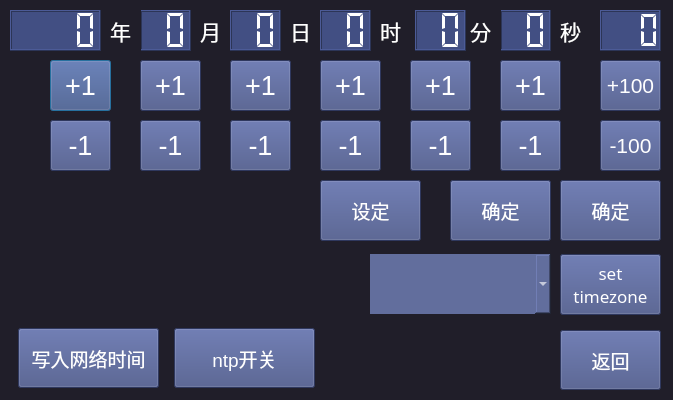
<?xml version="1.0" encoding="UTF-8"?>
<ui version="4.0">
 <class>timeSetting</class>
 <widget class="QDialog" name="timeSetting">
  <property name="geometry">
   <rect>
    <x>0</x>
    <y>0</y>
    <width>673</width>
    <height>400</height>
   </rect>
  </property>
  <property name="sizePolicy">
   <sizepolicy hsizetype="Fixed" vsizetype="Fixed">
    <horstretch>0</horstretch>
    <verstretch>0</verstretch>
   </sizepolicy>
  </property>
  <property name="windowTitle">
   <string>设定时间</string>
  </property>
  <property name="styleSheet">
   <string notr="true">background-color: rgb(32, 30, 41);
color: rgb(255, 255, 255);</string>
  </property>
  <widget class="QLCDNumber" name="lcdNumber_sec">
   <property name="geometry">
    <rect>
     <x>500</x>
     <y>10</y>
     <width>51</width>
     <height>41</height>
    </rect>
   </property>
   <property name="styleSheet">
    <string notr="true">background-color: rgb(66, 79, 131);</string>
   </property>
   <property name="smallDecimalPoint">
    <bool>false</bool>
   </property>
   <property name="digitCount">
    <number>2</number>
   </property>
   <property name="segmentStyle">
    <enum>QLCDNumber::Flat</enum>
   </property>
  </widget>
  <widget class="QLCDNumber" name="lcdNumber_month">
   <property name="geometry">
    <rect>
     <x>140</x>
     <y>10</y>
     <width>51</width>
     <height>41</height>
    </rect>
   </property>
   <property name="styleSheet">
    <string notr="true">background-color: rgb(66, 79, 131);</string>
   </property>
   <property name="smallDecimalPoint">
    <bool>false</bool>
   </property>
   <property name="digitCount">
    <number>2</number>
   </property>
   <property name="segmentStyle">
    <enum>QLCDNumber::Flat</enum>
   </property>
  </widget>
  <widget class="QLabel" name="label">
   <property name="geometry">
    <rect>
     <x>110</x>
     <y>10</y>
     <width>31</width>
     <height>41</height>
    </rect>
   </property>
   <property name="font">
    <font>
     <pointsize>16</pointsize>
    </font>
   </property>
   <property name="text">
    <string>年</string>
   </property>
  </widget>
  <widget class="QLabel" name="label_2">
   <property name="geometry">
    <rect>
     <x>200</x>
     <y>10</y>
     <width>41</width>
     <height>41</height>
    </rect>
   </property>
   <property name="font">
    <font>
     <pointsize>16</pointsize>
    </font>
   </property>
   <property name="text">
    <string>月</string>
   </property>
  </widget>
  <widget class="QLabel" name="label_4">
   <property name="geometry">
    <rect>
     <x>380</x>
     <y>10</y>
     <width>41</width>
     <height>41</height>
    </rect>
   </property>
   <property name="font">
    <font>
     <pointsize>16</pointsize>
    </font>
   </property>
   <property name="text">
    <string>时</string>
   </property>
  </widget>
  <widget class="QLabel" name="label_5">
   <property name="geometry">
    <rect>
     <x>470</x>
     <y>10</y>
     <width>31</width>
     <height>41</height>
    </rect>
   </property>
   <property name="font">
    <font>
     <pointsize>16</pointsize>
    </font>
   </property>
   <property name="text">
    <string>分</string>
   </property>
  </widget>
  <widget class="QLabel" name="label_6">
   <property name="geometry">
    <rect>
     <x>560</x>
     <y>10</y>
     <width>41</width>
     <height>41</height>
    </rect>
   </property>
   <property name="font">
    <font>
     <pointsize>16</pointsize>
    </font>
   </property>
   <property name="text">
    <string>秒</string>
   </property>
  </widget>
  <widget class="QLCDNumber" name="lcdNumber_day">
   <property name="geometry">
    <rect>
     <x>230</x>
     <y>10</y>
     <width>51</width>
     <height>41</height>
    </rect>
   </property>
   <property name="styleSheet">
    <string notr="true">background-color: rgb(66, 79, 131);</string>
   </property>
   <property name="smallDecimalPoint">
    <bool>false</bool>
   </property>
   <property name="digitCount">
    <number>2</number>
   </property>
   <property name="segmentStyle">
    <enum>QLCDNumber::Flat</enum>
   </property>
  </widget>
  <widget class="QLabel" name="label_7">
   <property name="geometry">
    <rect>
     <x>290</x>
     <y>10</y>
     <width>41</width>
     <height>41</height>
    </rect>
   </property>
   <property name="font">
    <font>
     <pointsize>16</pointsize>
    </font>
   </property>
   <property name="text">
    <string>日</string>
   </property>
  </widget>
  <widget class="QLCDNumber" name="lcdNumber_hour">
   <property name="geometry">
    <rect>
     <x>320</x>
     <y>10</y>
     <width>51</width>
     <height>41</height>
    </rect>
   </property>
   <property name="styleSheet">
    <string notr="true">background-color: rgb(66, 79, 131);</string>
   </property>
   <property name="smallDecimalPoint">
    <bool>false</bool>
   </property>
   <property name="digitCount">
    <number>2</number>
   </property>
   <property name="segmentStyle">
    <enum>QLCDNumber::Flat</enum>
   </property>
  </widget>
  <widget class="QPushButton" name="yearP1Btn">
   <property name="geometry">
    <rect>
     <x>50</x>
     <y>60</y>
     <width>61</width>
     <height>51</height>
    </rect>
   </property>
   <property name="font">
    <font>
     <pointsize>20</pointsize>
     <weight>50</weight>
     <italic>false</italic>
     <bold>false</bold>
    </font>
   </property>
   <property name="focusPolicy">
    <enum>Qt::ClickFocus</enum>
   </property>
   <property name="styleSheet">
    <string notr="true">background-color: rgb(66, 79, 131);</string>
   </property>
   <property name="text">
    <string>+1</string>
   </property>
  </widget>
  <widget class="QLCDNumber" name="lcdNumber_year">
   <property name="geometry">
    <rect>
     <x>10</x>
     <y>10</y>
     <width>91</width>
     <height>41</height>
    </rect>
   </property>
   <property name="styleSheet">
    <string notr="true">background-color: rgb(66, 79, 131);</string>
   </property>
   <property name="smallDecimalPoint">
    <bool>false</bool>
   </property>
   <property name="digitCount">
    <number>4</number>
   </property>
   <property name="segmentStyle">
    <enum>QLCDNumber::Flat</enum>
   </property>
  </widget>
  <widget class="QPushButton" name="monthP1Btn">
   <property name="geometry">
    <rect>
     <x>140</x>
     <y>60</y>
     <width>61</width>
     <height>51</height>
    </rect>
   </property>
   <property name="font">
    <font>
     <pointsize>20</pointsize>
     <weight>50</weight>
     <italic>false</italic>
     <bold>false</bold>
    </font>
   </property>
   <property name="focusPolicy">
    <enum>Qt::ClickFocus</enum>
   </property>
   <property name="styleSheet">
    <string notr="true">background-color: rgb(66, 79, 131);</string>
   </property>
   <property name="text">
    <string>+1</string>
   </property>
  </widget>
  <widget class="QPushButton" name="dayP1Btn">
   <property name="geometry">
    <rect>
     <x>230</x>
     <y>60</y>
     <width>61</width>
     <height>51</height>
    </rect>
   </property>
   <property name="font">
    <font>
     <pointsize>20</pointsize>
     <weight>50</weight>
     <italic>false</italic>
     <bold>false</bold>
    </font>
   </property>
   <property name="focusPolicy">
    <enum>Qt::ClickFocus</enum>
   </property>
   <property name="styleSheet">
    <string notr="true">background-color: rgb(66, 79, 131);</string>
   </property>
   <property name="text">
    <string>+1</string>
   </property>
  </widget>
  <widget class="QPushButton" name="hourP1Btn">
   <property name="geometry">
    <rect>
     <x>320</x>
     <y>60</y>
     <width>61</width>
     <height>51</height>
    </rect>
   </property>
   <property name="font">
    <font>
     <pointsize>20</pointsize>
     <weight>50</weight>
     <italic>false</italic>
     <bold>false</bold>
    </font>
   </property>
   <property name="focusPolicy">
    <enum>Qt::ClickFocus</enum>
   </property>
   <property name="styleSheet">
    <string notr="true">background-color: rgb(66, 79, 131);</string>
   </property>
   <property name="text">
    <string>+1</string>
   </property>
  </widget>
  <widget class="QPushButton" name="minP1Btn">
   <property name="geometry">
    <rect>
     <x>410</x>
     <y>60</y>
     <width>61</width>
     <height>51</height>
    </rect>
   </property>
   <property name="font">
    <font>
     <pointsize>20</pointsize>
     <weight>50</weight>
     <italic>false</italic>
     <bold>false</bold>
    </font>
   </property>
   <property name="focusPolicy">
    <enum>Qt::ClickFocus</enum>
   </property>
   <property name="styleSheet">
    <string notr="true">background-color: rgb(66, 79, 131);</string>
   </property>
   <property name="text">
    <string>+1</string>
   </property>
  </widget>
  <widget class="QPushButton" name="secP1Btn">
   <property name="geometry">
    <rect>
     <x>500</x>
     <y>60</y>
     <width>61</width>
     <height>51</height>
    </rect>
   </property>
   <property name="font">
    <font>
     <pointsize>20</pointsize>
     <weight>50</weight>
     <italic>false</italic>
     <bold>false</bold>
    </font>
   </property>
   <property name="focusPolicy">
    <enum>Qt::ClickFocus</enum>
   </property>
   <property name="styleSheet">
    <string notr="true">background-color: rgb(66, 79, 131);</string>
   </property>
   <property name="text">
    <string>+1</string>
   </property>
  </widget>
  <widget class="QPushButton" name="secM1Btn">
   <property name="geometry">
    <rect>
     <x>500</x>
     <y>120</y>
     <width>61</width>
     <height>51</height>
    </rect>
   </property>
   <property name="font">
    <font>
     <pointsize>20</pointsize>
     <weight>50</weight>
     <italic>false</italic>
     <bold>false</bold>
    </font>
   </property>
   <property name="focusPolicy">
    <enum>Qt::ClickFocus</enum>
   </property>
   <property name="styleSheet">
    <string notr="true">background-color: rgb(66, 79, 131);</string>
   </property>
   <property name="text">
    <string>-1</string>
   </property>
  </widget>
  <widget class="QPushButton" name="dayM1Btn">
   <property name="geometry">
    <rect>
     <x>230</x>
     <y>120</y>
     <width>61</width>
     <height>51</height>
    </rect>
   </property>
   <property name="font">
    <font>
     <pointsize>20</pointsize>
     <weight>50</weight>
     <italic>false</italic>
     <bold>false</bold>
    </font>
   </property>
   <property name="focusPolicy">
    <enum>Qt::ClickFocus</enum>
   </property>
   <property name="styleSheet">
    <string notr="true">background-color: rgb(66, 79, 131);</string>
   </property>
   <property name="text">
    <string>-1</string>
   </property>
  </widget>
  <widget class="QPushButton" name="monthM1Btn">
   <property name="geometry">
    <rect>
     <x>140</x>
     <y>120</y>
     <width>61</width>
     <height>51</height>
    </rect>
   </property>
   <property name="font">
    <font>
     <pointsize>20</pointsize>
     <weight>50</weight>
     <italic>false</italic>
     <bold>false</bold>
    </font>
   </property>
   <property name="focusPolicy">
    <enum>Qt::ClickFocus</enum>
   </property>
   <property name="styleSheet">
    <string notr="true">background-color: rgb(66, 79, 131);</string>
   </property>
   <property name="text">
    <string>-1</string>
   </property>
  </widget>
  <widget class="QPushButton" name="hourM1Btn">
   <property name="geometry">
    <rect>
     <x>320</x>
     <y>120</y>
     <width>61</width>
     <height>51</height>
    </rect>
   </property>
   <property name="font">
    <font>
     <pointsize>20</pointsize>
     <weight>50</weight>
     <italic>false</italic>
     <bold>false</bold>
    </font>
   </property>
   <property name="focusPolicy">
    <enum>Qt::ClickFocus</enum>
   </property>
   <property name="styleSheet">
    <string notr="true">background-color: rgb(66, 79, 131);</string>
   </property>
   <property name="text">
    <string>-1</string>
   </property>
  </widget>
  <widget class="QPushButton" name="minM1Btn">
   <property name="geometry">
    <rect>
     <x>410</x>
     <y>120</y>
     <width>61</width>
     <height>51</height>
    </rect>
   </property>
   <property name="font">
    <font>
     <pointsize>20</pointsize>
     <weight>50</weight>
     <italic>false</italic>
     <bold>false</bold>
    </font>
   </property>
   <property name="focusPolicy">
    <enum>Qt::ClickFocus</enum>
   </property>
   <property name="styleSheet">
    <string notr="true">background-color: rgb(66, 79, 131);</string>
   </property>
   <property name="text">
    <string>-1</string>
   </property>
  </widget>
  <widget class="QPushButton" name="yearM1Btn">
   <property name="geometry">
    <rect>
     <x>50</x>
     <y>120</y>
     <width>61</width>
     <height>51</height>
    </rect>
   </property>
   <property name="font">
    <font>
     <pointsize>20</pointsize>
     <weight>50</weight>
     <italic>false</italic>
     <bold>false</bold>
    </font>
   </property>
   <property name="focusPolicy">
    <enum>Qt::ClickFocus</enum>
   </property>
   <property name="styleSheet">
    <string notr="true">background-color: rgb(66, 79, 131);</string>
   </property>
   <property name="text">
    <string>-1</string>
   </property>
  </widget>
  <widget class="QPushButton" name="secP01Btn">
   <property name="geometry">
    <rect>
     <x>600</x>
     <y>60</y>
     <width>61</width>
     <height>51</height>
    </rect>
   </property>
   <property name="font">
    <font>
     <pointsize>16</pointsize>
     <weight>50</weight>
     <italic>false</italic>
     <bold>false</bold>
    </font>
   </property>
   <property name="focusPolicy">
    <enum>Qt::ClickFocus</enum>
   </property>
   <property name="styleSheet">
    <string notr="true">background-color: rgb(66, 79, 131);</string>
   </property>
   <property name="text">
    <string>+100</string>
   </property>
  </widget>
  <widget class="QPushButton" name="secM01Btn">
   <property name="geometry">
    <rect>
     <x>600</x>
     <y>120</y>
     <width>61</width>
     <height>51</height>
    </rect>
   </property>
   <property name="font">
    <font>
     <pointsize>16</pointsize>
     <weight>50</weight>
     <italic>false</italic>
     <bold>false</bold>
    </font>
   </property>
   <property name="focusPolicy">
    <enum>Qt::ClickFocus</enum>
   </property>
   <property name="styleSheet">
    <string notr="true">background-color: rgb(66, 79, 131);</string>
   </property>
   <property name="text">
    <string>-100</string>
   </property>
  </widget>
  <widget class="QPushButton" name="setDateBtn">
   <property name="geometry">
    <rect>
     <x>450</x>
     <y>180</y>
     <width>101</width>
     <height>61</height>
    </rect>
   </property>
   <property name="font">
    <font>
     <pointsize>14</pointsize>
     <weight>50</weight>
     <italic>false</italic>
     <bold>false</bold>
    </font>
   </property>
   <property name="focusPolicy">
    <enum>Qt::ClickFocus</enum>
   </property>
   <property name="styleSheet">
    <string notr="true">background-color: rgb(66, 79, 131);</string>
   </property>
   <property name="text">
    <string>确定</string>
   </property>
  </widget>
  <widget class="QPushButton" name="returnBtn">
   <property name="geometry">
    <rect>
     <x>560</x>
     <y>330</y>
     <width>101</width>
     <height>60</height>
    </rect>
   </property>
   <property name="font">
    <font>
     <pointsize>14</pointsize>
     <weight>50</weight>
     <italic>false</italic>
     <bold>false</bold>
    </font>
   </property>
   <property name="focusPolicy">
    <enum>Qt::ClickFocus</enum>
   </property>
   <property name="styleSheet">
    <string notr="true">background-color: rgb(66, 79, 131);</string>
   </property>
   <property name="text">
    <string>返回</string>
   </property>
  </widget>
  <widget class="QPushButton" name="modifyClockBtn">
   <property name="geometry">
    <rect>
     <x>320</x>
     <y>180</y>
     <width>101</width>
     <height>61</height>
    </rect>
   </property>
   <property name="font">
    <font>
     <pointsize>14</pointsize>
     <weight>50</weight>
     <italic>false</italic>
     <bold>false</bold>
    </font>
   </property>
   <property name="focusPolicy">
    <enum>Qt::ClickFocus</enum>
   </property>
   <property name="styleSheet">
    <string notr="true">background-color: rgb(66, 79, 131);</string>
   </property>
   <property name="text">
    <string>设定</string>
   </property>
  </widget>
  <widget class="QPushButton" name="writeInNtpBtn">
   <property name="geometry">
    <rect>
     <x>18</x>
     <y>328</y>
     <width>141</width>
     <height>60</height>
    </rect>
   </property>
   <property name="font">
    <font>
     <pointsize>14</pointsize>
     <weight>50</weight>
     <italic>false</italic>
     <bold>false</bold>
    </font>
   </property>
   <property name="focusPolicy">
    <enum>Qt::ClickFocus</enum>
   </property>
   <property name="styleSheet">
    <string notr="true">background-color: rgb(66, 79, 131);</string>
   </property>
   <property name="text">
    <string>写入网络时间</string>
   </property>
  </widget>
  <widget class="QLCDNumber" name="lcdNumber_ms">
   <property name="geometry">
    <rect>
     <x>600</x>
     <y>10</y>
     <width>61</width>
     <height>41</height>
    </rect>
   </property>
   <property name="styleSheet">
    <string notr="true">background-color: rgb(66, 79, 131);</string>
   </property>
   <property name="smallDecimalPoint">
    <bool>false</bool>
   </property>
   <property name="digitCount">
    <number>3</number>
   </property>
   <property name="segmentStyle">
    <enum>QLCDNumber::Flat</enum>
   </property>
  </widget>
  <widget class="QLabel" name="label_display">
   <property name="geometry">
    <rect>
     <x>18</x>
     <y>260</y>
     <width>341</width>
     <height>41</height>
    </rect>
   </property>
   <property name="text">
    <string/>
   </property>
   <property name="alignment">
    <set>Qt::AlignCenter</set>
   </property>
  </widget>
  <widget class="QLabel" name="label_systemTime">
   <property name="geometry">
    <rect>
     <x>18</x>
     <y>180</y>
     <width>281</width>
     <height>71</height>
    </rect>
   </property>
   <property name="font">
    <font>
     <family>Agency FB</family>
     <pointsize>14</pointsize>
    </font>
   </property>
   <property name="layoutDirection">
    <enum>Qt::LeftToRight</enum>
   </property>
   <property name="text">
    <string/>
   </property>
   <property name="alignment">
    <set>Qt::AlignLeading|Qt::AlignLeft|Qt::AlignVCenter</set>
   </property>
  </widget>
  <widget class="QLCDNumber" name="lcdNumber_min">
   <property name="geometry">
    <rect>
     <x>415</x>
     <y>10</y>
     <width>51</width>
     <height>41</height>
    </rect>
   </property>
   <property name="styleSheet">
    <string notr="true">background-color: rgb(66, 79, 131);</string>
   </property>
   <property name="smallDecimalPoint">
    <bool>false</bool>
   </property>
   <property name="digitCount">
    <number>2</number>
   </property>
   <property name="segmentStyle">
    <enum>QLCDNumber::Flat</enum>
   </property>
  </widget>
  <widget class="QPushButton" name="setTimeBtn">
   <property name="geometry">
    <rect>
     <x>560</x>
     <y>180</y>
     <width>101</width>
     <height>61</height>
    </rect>
   </property>
   <property name="font">
    <font>
     <pointsize>14</pointsize>
     <weight>50</weight>
     <italic>false</italic>
     <bold>false</bold>
    </font>
   </property>
   <property name="focusPolicy">
    <enum>Qt::ClickFocus</enum>
   </property>
   <property name="styleSheet">
    <string notr="true">background-color: rgb(66, 79, 131);</string>
   </property>
   <property name="text">
    <string>确定</string>
   </property>
  </widget>
  <widget class="QComboBox" name="timezoneComboBox">
   <property name="geometry">
    <rect>
     <x>370</x>
     <y>254</y>
     <width>181</width>
     <height>60</height>
    </rect>
   </property>
   <property name="styleSheet">
    <string notr="true">combobox-popup: 0;
border-style: none;
line-height: 300px;
width: 20px;
height: 20px;
background-color: rgb(98, 110, 157);</string>
   </property>
   <property name="maxCount">
    <number>10000</number>
   </property>
  </widget>
  <widget class="QPushButton" name="setTimeZoneBtn">
   <property name="geometry">
    <rect>
     <x>560</x>
     <y>254</y>
     <width>101</width>
     <height>61</height>
    </rect>
   </property>
   <property name="font">
    <font>
     <family>ADMUI3Lg</family>
     <pointsize>13</pointsize>
     <weight>50</weight>
     <italic>false</italic>
     <bold>false</bold>
    </font>
   </property>
   <property name="focusPolicy">
    <enum>Qt::ClickFocus</enum>
   </property>
   <property name="styleSheet">
    <string notr="true">background-color: rgb(66, 79, 131);</string>
   </property>
   <property name="text">
    <string>set
timezone</string>
   </property>
  </widget>
  <widget class="QPushButton" name="ntpEnableBtn">
   <property name="geometry">
    <rect>
     <x>174</x>
     <y>328</y>
     <width>141</width>
     <height>60</height>
    </rect>
   </property>
   <property name="font">
    <font>
     <pointsize>14</pointsize>
     <weight>50</weight>
     <italic>false</italic>
     <bold>false</bold>
    </font>
   </property>
   <property name="focusPolicy">
    <enum>Qt::ClickFocus</enum>
   </property>
   <property name="styleSheet">
    <string notr="true">background-color: rgb(66, 79, 131);</string>
   </property>
   <property name="text">
    <string>ntp开关</string>
   </property>
  </widget>
 </widget>
 <resources/>
 <connections>
  <connection>
   <sender>returnBtn</sender>
   <signal>clicked()</signal>
   <receiver>timeSetting</receiver>
   <slot>accept()</slot>
   <hints>
    <hint type="sourcelabel">
     <x>515</x>
     <y>339</y>
    </hint>
    <hint type="destinationlabel">
     <x>292</x>
     <y>188</y>
    </hint>
   </hints>
  </connection>
 </connections>
</ui>
